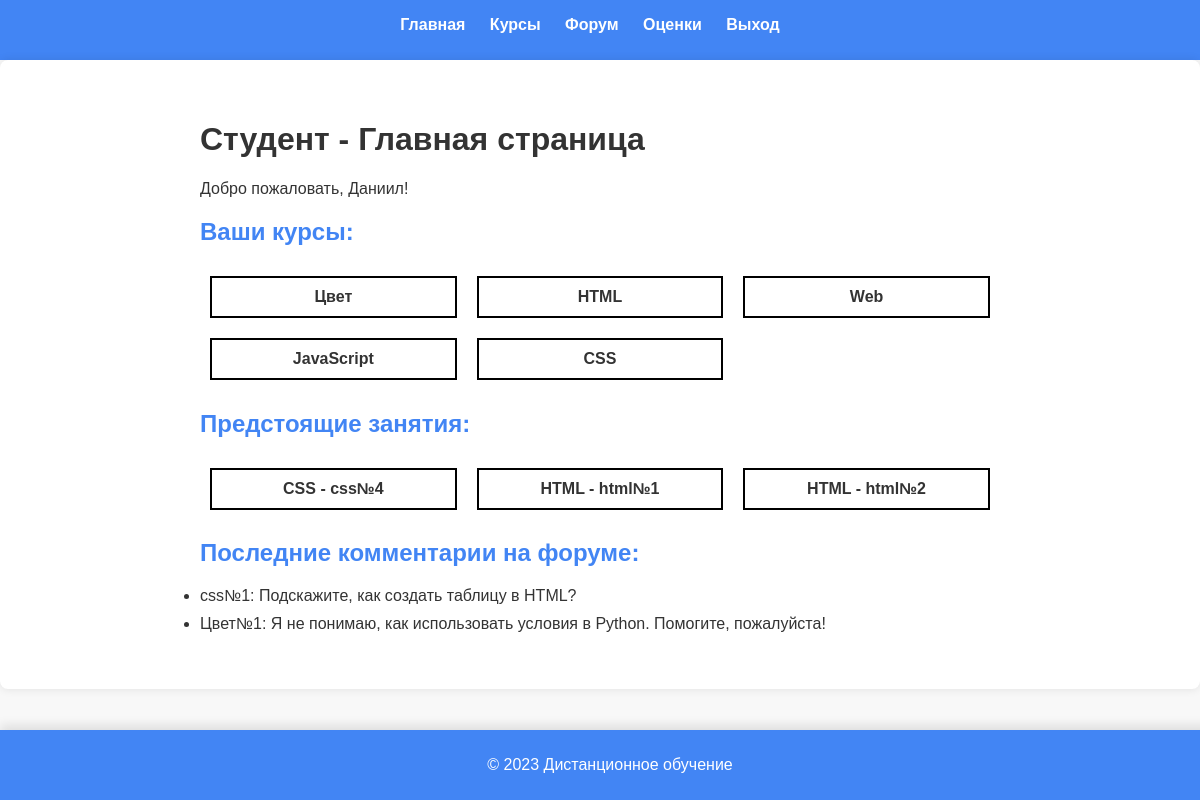
The page /anton/roles/student/index.php (signed in) on the database its author committed.
### tables this page shows
CREATE TABLE `users` (
  `id` int NOT NULL AUTO_INCREMENT,
  `username` varchar(255) NOT NULL,
  `email` varchar(255) NOT NULL,
  `password` varchar(255) NOT NULL,
  `role` enum('admin','teacher','student') NOT NULL,
  PRIMARY KEY (`id`)
);

CREATE TABLE `courses` (
  `id` int NOT NULL AUTO_INCREMENT,
  `name` varchar(255) NOT NULL,
  `description` text,
  PRIMARY KEY (`id`)
);

CREATE TABLE `lessons` (
  `id` int NOT NULL AUTO_INCREMENT,
  `course_id` int NOT NULL,
  `name` varchar(255) NOT NULL,
  `material` text,
  PRIMARY KEY (`id`),
  KEY `course_id` (`course_id`),
  CONSTRAINT `lessons_ibfk_1` FOREIGN KEY (`course_id`) REFERENCES `courses` (`id`)
);

CREATE TABLE `forum` (
  `id` int NOT NULL AUTO_INCREMENT,
  `lesson_id` int NOT NULL,
  `user_id` int NOT NULL,
  `comment` text,
  PRIMARY KEY (`id`),
  KEY `lesson_id` (`lesson_id`),
  KEY `user_id` (`user_id`),
  CONSTRAINT `forum_ibfk_1` FOREIGN KEY (`lesson_id`) REFERENCES `lessons` (`id`),
  CONSTRAINT `forum_ibfk_2` FOREIGN KEY (`user_id`) REFERENCES `users` (`id`)
);

### anton/roles/student/index.php (the view, shortened to what this page needs)
<?php
include_once "../../includes/db.php";
$user_id = $_SESSION['user_id'];
$sql_student = "SELECT username FROM users WHERE id = $user_id";
$result_student = $conn->query($sql_student);
if ($result_student->num_rows > 0) {
    $row_student = $result_student->fetch_assoc();
    $studentName = $row_student['username'];
} else {
    $studentName = "Студент";
}
$sql_courses = "SELECT courses.name FROM courses
                JOIN grades ON courses.id = grades.lesson_id
                WHERE grades.user_id = $user_id";
$result_courses = $conn->query($sql_courses);
$sql_lessons = "SELECT lessons.name, courses.name as course_name FROM lessons
                JOIN courses ON lessons.course_id = courses.id
                WHERE lessons.id NOT IN (SELECT lesson_id FROM grades WHERE user_id = $user_id)
                LIMIT 3";
$result_lessons = $conn->query($sql_lessons);
$sql_forum = "SELECT forum.comment, forum.lesson_id, lessons.name as lesson_name FROM forum
              JOIN lessons ON forum.lesson_id = lessons.id
              WHERE forum.user_id = $user_id
              ORDER BY forum.id DESC
              LIMIT 3";
$result_forum = $conn->query($sql_forum);
?>
<!DOCTYPE html>
<html lang="en">
<head>
    <link rel="stylesheet" href="../../css/styles.css">
</head>
<body>
    <header>
        <nav>
            <ul>
                <li><a href="index.php">Главная</a></li>
                <li><a href="courses.php">Курсы</a></li>
                <li><a href="forum.php">Форум</a></li>
                <li><a href="grades.php">Оценки</a></li>
                <li><a href="../../logout.php">Выход</a></li>
            </ul>
        </nav>
    </header>
    <main>
    <div class="text">
        <h1>Студент - Главная страница</h1>
        <p>Добро пожаловать, <?php echo $studentName; ?>!</p>
        <h2>Ваши курсы:</h2>
        <ul class="courses">
            <?php
            while ($row_courses = $result_courses->fetch_assoc()) {
                echo "<li><a href='#'>" . $row_courses['name'] . "</a></li>";
            }
            ?>
        </ul>
        <h2>Предстоящие занятия:</h2>
        <ul class="courses">
            <?php
            while ($row_lessons = $result_lessons->fetch_assoc()) {
                echo "<li><a href='$lessons'>" . $row_lessons['course_name'] . " - " . $row_lessons['name'] . "</a></li>";
            }
            ?>
        </ul>
        <h2>Последние комментарии на форуме:</h2>
        <ul>
            <?php
            while ($row_forum = $result_forum->fetch_assoc()) {
                echo "<li>" . $row_forum['lesson_name'] . ": " . $row_forum['comment'] . "</li>";
            }
            ?>
        </ul>
    </div>
</main>
    <footer class="footer">
        <p>&copy; 2023 Дистанционное обучение</p>
    </footer>
</body>
</html>

### anton/css/styles.css (style rules this page uses)
body { font-family: 'Arial', sans-serif; background-color: #f8f8f8; color: #333; margin: 0; padding: 0; }
header { background-color: #4285f4; color: #fff; padding: 1em; text-align: center; }
nav ul { list-style: none; padding: 0; margin: 0; }
nav ul li { display: inline-block; margin-right: 20px; }
nav a { text-decoration: none; color: #fff; font-weight: bold; }
main { padding: 20px; }
.footer { background-color: #4285f4; color: #fff; text-align: center; padding: 10px; position: fixed; bottom: 0; width: 100%; }
.courses { list-style: none; padding: 0; display: flex; flex-wrap: wrap; }
.courses li { box-sizing: border-box; width: calc(33.33% - 20px); margin: 10px; border: 2px solid black; padding: 10px; text-align: center; }
.courses li a { text-decoration: none; color: inherit; font-weight: bold; }
.text { max-width: 800px; margin: 0 auto; text-align: justify; }

### anton/roles/student/index.php (style rules this page uses)
body { font-family: 'Arial', sans-serif; background-color: #f8f8f8; color: #333; margin: 0; padding: 0; }
header { background-color: #4285f4; color: #fff; padding: 1em; text-align: center; }
nav ul { list-style: none; padding: 0; margin: 0; }
nav ul li { display: inline-block; margin-right: 20px; }
nav a { text-decoration: none; color: #fff; font-weight: bold; }
main { padding: 20px; }
.text { max-width: 800px; margin: 0 auto; text-align: justify; }
.courses { list-style: none; padding: 0; display: flex; flex-wrap: wrap; }
.courses li { box-sizing: border-box; width: calc(33.33% - 20px); margin: 10px; border: 2px solid #4285f4; padding: 10px; text-align: center; }
.courses li a { text-decoration: none; color: #4285f4; font-weight: bold; }
h2 { color: #4285f4; }
footer { background-color: #4285f4; color: #fff; text-align: center; padding: 10px; position: fixed; bottom: 0; width: 100%; }
body { transition: background-color 0.3s ease-in-out; }
main { background-color: #fff; border-radius: 8px; box-shadow: 0 0 10px rgba(0, 0, 0, 0.1); }
.text { padding: 20px; }
ul { padding: 0; }
li { margin-bottom: 10px; }
footer { margin-top: 20px; background-color: #fff; box-shadow: 0 -5px 10px rgba(0, 0, 0, 0.1); }

### rows shown on the page
users: username "Даниил"
courses: name "Цвет"
courses: name "HTML"
courses: name "Web"
courses: name "JavaScript"
courses: name "CSS"
lessons: course.name "CSS", name "css№4"
lessons: course.name "HTML", name "html№1"
lessons: course.name "HTML", name "html№2"
forum: lesson.name "css№1", comment "Подскажите, как создать таблицу в HTML?"
forum: lesson.name "Цвет№1", comment "Я не понимаю, как использовать условия в Python. Помогите, пожалуйста!"
